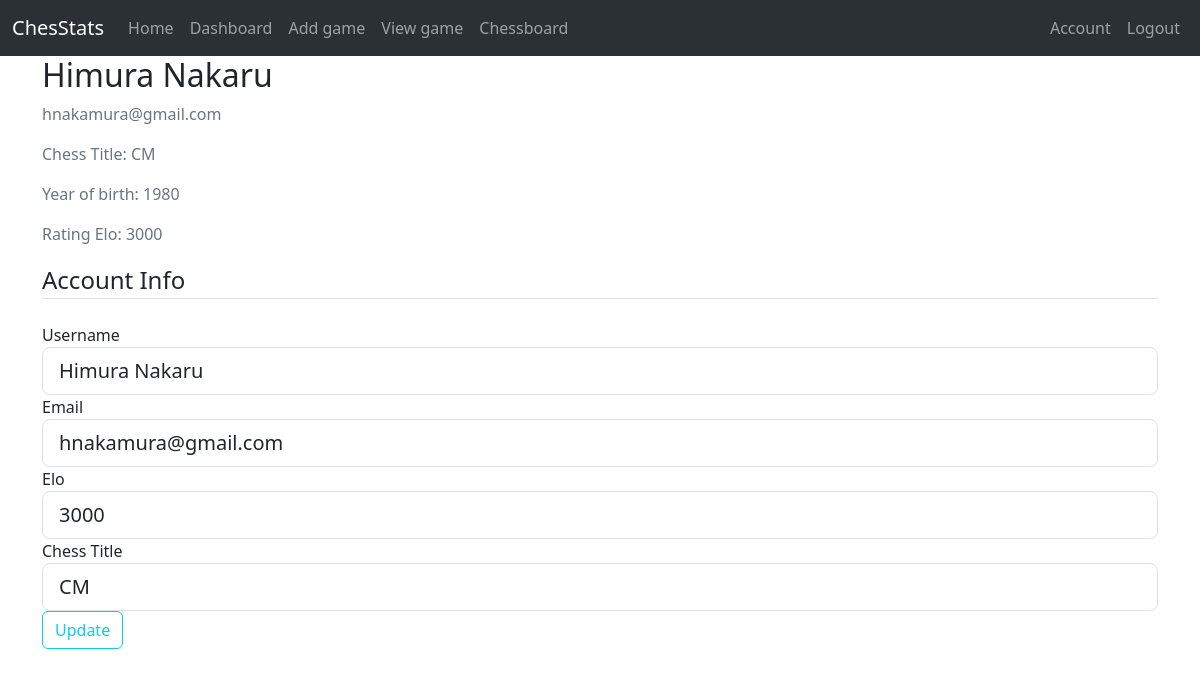
Page /account (signed in) on the committed database.
### application/models.py (models this page shows, shortened)
class User(db.Model, UserMixin):
    id = db.Column(db.Integer, primary_key=True)
    username = db.Column(db.String(20), unique=True, nullable=False)
    email = db.Column(db.String(120), unique=True, nullable=False)
    password = db.Column(db.String(60), nullable=False)
    year_of_birth = db.Column(db.Integer, nullable=False)
    elo = db.Column(db.Integer, nullable=False)
    title = db.Column(db.String(10), nullable=False)

### application/routes.py (the view)
@app.route("/account", methods=['GET', 'POST'])
@login_required
def account():
    form = UpdateAccountForm()
    if form.validate_on_submit():
        current_user.username = form.username.data
        current_user.email = form.email.data
        current_user.elo = form.elo.data
        current_user.title = form.title.data
        db.session.commit()
        flash('Your account has been updated!', 'success')
        return redirect(url_for('account'))
    elif request.method == 'GET':
        form.username.data = current_user.username
        form.email.data = current_user.email
        form.elo.data = current_user.elo
        form.title.data = current_user.title
    return render_template('account.html', title='Account', form=form)

### application/forms.py (shortened to what this page needs)
class UpdateAccountForm(FlaskForm):
    username = StringField('Username',
                        validators=[DataRequired(), Length(min=2, max=20)])
    email = StringField('Email',
                        validators=[DataRequired(), Email()])
    elo = StringField('Elo',
                        validators=[DataRequired()])
    title = SelectField(u'Chess Title',
    choices=[(' '), ('WCM'), ('WFM'), ('WIM'), ('WGM'), ('CM'), ('FM'), ('IM'), ('GM')],
    validators=[DataRequired()])
    submit = SubmitField('Update')

### application/models.py (called while the page is built)
@login_manager.user_loader
def load_user(user_id):
    return User.query.get(int(user_id))

### application/templates/account.html (shortened to what this page needs)
{% extends "layout.html" %}
{% block content %}
    <div class="content-section">
        <div class="media-body">
          <h2 class="account-heading">{{ current_user.username }}</h2>
          <p class="text-secondary">{{ current_user.email }}</p>
          <p class="text-secondary"> Chess Title: {{ current_user.title }}</p>
          <p class="text-secondary"> Year of birth: {{ current_user.year_of_birth }}</p>
          <p class="text-secondary"> Rating Elo: {{ current_user.elo }}</p>
        </div>
         <div class="content-section">
        <form method="POST" action="">
            <fieldset class="form-group">
                <legend class="border-bottom mb-4">Account Info</legend>
                <div class="form-group">
                    {{ form.username.label(class="form-control-label") }}
                    {% if form.username.errors %}
                        {{ form.username(class="form-control form-control-lg is-invalid") }}
                        <div class="invalid-feedback">
                            {% for error in form.username.errors %}
                                <span>{{ error }}</span>
                            {% endfor %}
                        </div>
                    {% else %}
                        {{ form.username(class="form-control form-control-lg") }}
                    {% endif %}
                </div>
                <div class="form-group">
                    {{ form.email.label(class="form-control-label") }}
                    {% if form.email.errors %}
                        {{ form.email(class="form-control form-control-lg is-invalid") }}
                        <div class="invalid-feedback">
                            {% for error in form.email.errors %}
                                <span>{{ error }}</span>
                            {% endfor %}
                        </div>
                    {% else %}
                        {{ form.email(class="form-control form-control-lg") }}
                    {% endif %}
                </div>
                <div class="form-group">
                    {{ form.elo.label(class="form-control-label") }}
                    {% if form.elo.errors %}
                        {{ form.elo(class="form-control form-control-lg is-invalid") }}
                        <div class="invalid-feedback">
                            {% for error in form.elo.errors %}
                                <span>{{ error }}</span>
                            {% endfor %}
                        </div>
                    {% else %}
                        {{ form.elo(class="form-control form-control-lg") }}
                    {% endif %}
                </div>
                <div class="form-group">
                    {{ form.title.label(class="form-control-label") }}
                    {% if form.title.errors %}
                        {{ form.title(class="form-control form-control-lg is-invalid") }}
                        <div class="invalid-feedback">
                            {% for error in form.title.errors %}
                                <span>{{ error }}</span>
                            {% endfor %}
                        </div>
                    {% else %}
                        {{ form.title(class="form-control form-control-lg") }}
                    {% endif %}
                </div>
            </fieldset>
            <div class="form-group">
                {{ form.submit(class="btn btn-outline-info") }}
            </div>
        </form>
    </div>
    </div>
{% endblock content %}

### rows in the picture
User: username "Himura Nakaru", email "hnakamura@gmail.com", title "CM", year_of_birth "1980", elo "3000"
